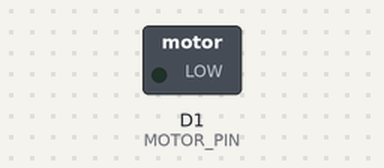
A sketch run on a simulated ESP8266 (NodeMCU). On the bench: switched loads named in the sketch (green lamp = pin HIGH).

Above: at 0.5 s.
At 7.5 s:
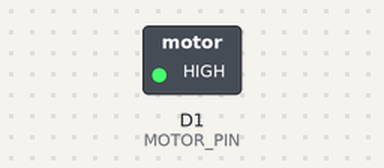
Timing chart, 0 to 9.0 s (numbered marks = the images above):
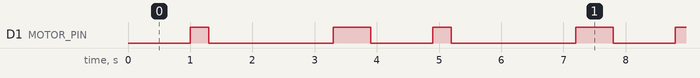

Measured:
- by itself, D1 (MOTOR_PIN): repeats every 3.9 s: LOW 2.0 s, HIGH 0.60 s, LOW 1.0 s, HIGH 0.30 s
- by itself, everything shown: repeats every 3.9 s, in 4 steps

The sketch:

semi-motor.ino
```cpp
#define MOTOR_PIN D1 // Define the GPIO pin you connected the motor to

void setup() {
  pinMode(MOTOR_PIN, OUTPUT);
}

void loop() {
  // Turn the motor on
  digitalWrite(MOTOR_PIN, LOW);
  delay(1000); // Motor on for 1 second

  // Turn the motor off
  digitalWrite(MOTOR_PIN, HIGH);
  delay(300); // Motor off for 1 second

  digitalWrite(MOTOR_PIN, LOW);
  delay(2000);

  digitalWrite(MOTOR_PIN, HIGH);
  delay(600);
}
```

motor.c
```cpp
#define MOTOR_PIN D1 // Define the GPIO pin you connected the motor to

void setup() {
  pinMode(MOTOR_PIN, OUTPUT);
}

void loop() {
  // Turn the motor on
  digitalWrite(MOTOR_PIN, HIGH);
  delay(2000); // Motor on for 1 second

  // Turn the motor off
  digitalWrite(MOTOR_PIN, LOW);
  delay(600); // Motor off for 1 second
}
```
